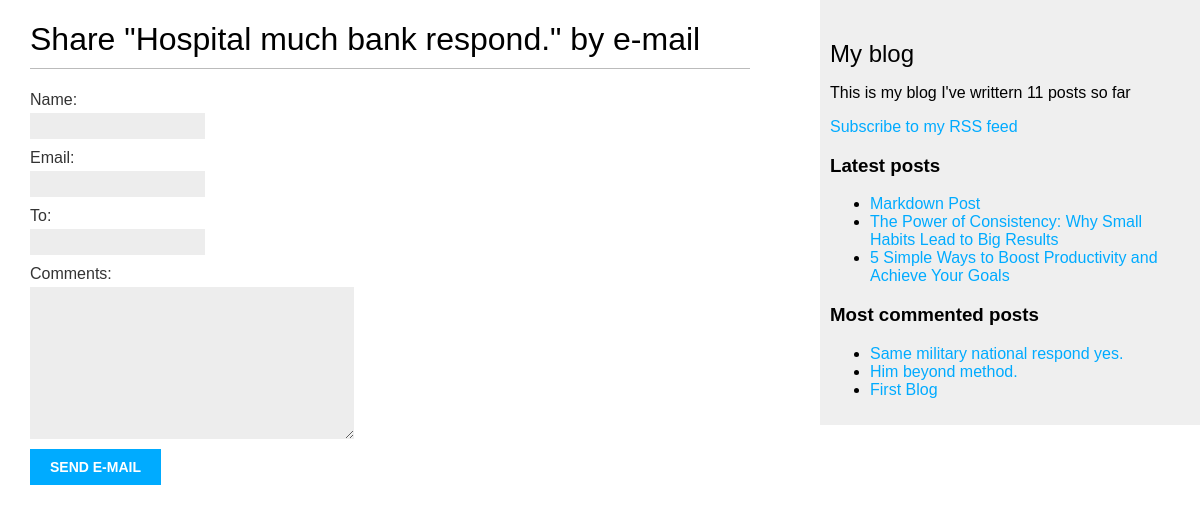
/blog/11/share/, run on the app's committed database.
### blog/models.py (models this page shows, shortened)
class Post(models.Model):
  class Status(models.TextChoices):
    DRAFT = 'DF', 'Draft'
    PUBLISHED = 'PB', 'Published'
  title = models.CharField(max_length=250)
  slug = models.SlugField(
    max_length=250,
    unique_for_date='publish'
    )
  author = models.ForeignKey(
    settings.AUTH_USER_MODEL,
    on_delete=models.CASCADE,
    related_name='blog_post'
  )
  body = models.TextField()
  publish = models.DateTimeField(default=timezone.now)
  created = models.DateTimeField(auto_now_add=True)
  updated = models.DateTimeField(auto_now=True)
  status = models.CharField(
    max_length=2,
    choices=Status,
    default=Status.DRAFT
  )
  objects = models.Manager()
  published = PublishedManger()
  tags = TaggableManager()
  class Meta:
    ordering = ['-publish']
    indexes = [
      models.Index(fields=['-publish'])
    ]
  def get_absolute_url(self):
    return reverse(
      'blog:post_detail',
      args=[
        self.publish.year,
        self.publish.month,
        self.publish.day,
        self.slug
        ])

### blog/views.py (the view)
# urls.py: path('<int:post_id>/share/', views.post_share, name='post_share'),
def post_share(request, post_id):
  post = get_object_or_404(
    Post,
    id=post_id,
    status=Post.Status.PUBLISHED
  )
  sent = False
  if request.method == 'POST':
    form = EmailPostForm(request.POST)
    if form.is_valid():
      cd = form.cleaned_data
      post_url = request.build_absolute_uri(
        post.get_absolute_url()
      )
      subject = (
        f"{cd['name']} ({cd['email']})"
        f"recommends you read {post.title}"
      )
      message = (
        f"Read {post.title} at {post_url}\n\n"
        f"{cd['name']}\'s comments: {cd['comments']}"
      )
      send_mail(
        subject=subject,
        message=message,
        from_email=None,
        recipient_list=[cd['to']]
      )
      sent = True
  else:
    form = EmailPostForm()
  return render(
    request, 'blog/post/share.html', {
      'post': post,
      'form': form,
      'sent': sent
    }
  )

### blog/forms.py
class EmailPostForm(forms.Form):
  name = forms.CharField(max_length=25)
  email = forms.EmailField()
  to = forms.EmailField()
  comments = forms.CharField(
    required=False,
    widget=forms.Textarea
  )

### blog/models.py (called while the page is built)
  def get_queryset(self):
    return (
      super().get_queryset().filter(status=Post.Status.PUBLISHED)
    )

### blog/templatetags/blog_tags.py (called while the page is built)
@register.simple_tag
def total_posts():
  return Post.published.count()

@register.inclusion_tag('blog/post/latest_posts.html')
def show_latest_posts(count=5):
  latest_posts = Post.published.order_by('-publish')[:count]
  return {'latest_posts': latest_posts}

@register.simple_tag
def get_most_commented_posts(count=3):
  return Post.published.annotate(total_comments=Count('comments')
  ).order_by('-total_comments')[:count]

### blog/templates/blog/post/share.html (shortened to what this page needs)
{% extends "blog/base.html" %}
{% block content %}
  {% if sent %}
    <h1>Email successfully sent</h1>
    <p>
      "{{ post.title }}" was succesfuly sent to {{ form.cleaned_data.to }}.
    </p>
  {% else %}
    <h1>Share "{{ post.title }}" by e-mail</h1>
    <form method="post">
      {{ form.as_p }}
      <input type="submit" value="Send e-mail" id="">
    </form>
  {% endif %}
{% endblock %}

### blog/templates/blog/base.html (shortened to what this page needs)
{% load blog_tags %}
{% load static %}
<!DOCTYPE html>
<html lang="en">
<head>
  <link rel="stylesheet" href="{% static "css/blog.css" %}">
</head>
<body>
  <div id="content">
    {% block content %}
    {% endblock %}
  </div>
  <div id="sidebar">
    <h2>My blog</h2>
    <p>This is my blog
      I've writtern {% total_posts %} posts so far
    </p>
    <p>
      <a href="{% url "blog:post_feed" %}">
        Subscribe to my RSS feed
      </a>
    </p>
    <h3>Latest posts</h3>
    {% show_latest_posts 3 %}
    <h3>Most commented posts</h3>
    {% get_most_commented_posts as most_commented_posts %}
    <ul>
      {% for post in most_commented_posts %}
        <li>
          <a href="{{ post.get_absolute_url }}">
            {{ post.title }}
          </a>
        </li>
      {% endfor %}
    </ul>
  </div>
</body>
</html>

### blog/templates/blog/post/latest_posts.html
<ul>
    {% for post in latest_posts %}
      <li>
        <a href="{{ post.get_absolute_url }}">{{ post.title }}</a>
      </li>
    {% endfor %}
</ul>

### blog/static/css/blog.css (style rules this page uses)
body { margin:0; padding:0; font-family:helvetica, sans-serif; }
a { color:#00abff; text-decoration:none; }
h1 { font-weight:normal; border-bottom:1px solid #bbb; padding:0 0 10px 0; }
h2 { font-weight:normal; margin:30px 0 0; }
#content { float:left; width:60%; padding:0 0 0 30px; }
#sidebar { float:right; width:30%; padding:10px; background:#efefef; height:100%; }
label { float:left; clear:both; color:#333; margin-bottom:4px; }
input, textarea { clear:both; float:left; margin:0 0 10px; background:#ededed; border:0; padding:6px 10px; font-size:12px; }
input[type=submit] { font-weight:bold; background:#00abff; color:#fff; padding:10px 20px; font-size:14px; text-transform:uppercase; }

### data on the page
Post: title "Hospital much bank respond."
Post: title "Markdown Post"
Post: title "The Power of Consistency: Why Small Habits Lead to Big Results"
Post: title "5 Simple Ways to Boost Productivity and Achieve Your Goals"
Post: title "Same military national respond yes."
Post: title "Him beyond method."
Post: title "First Blog"
